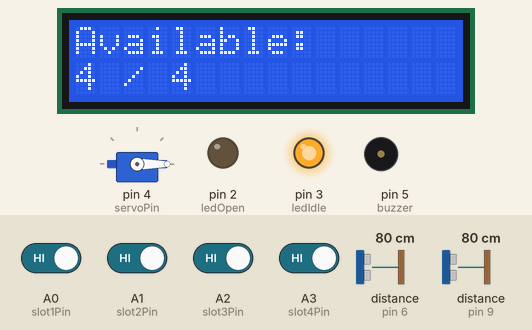
Simulated run of this sketch. Board: Arduino Uno, built for the host (arithmetic inside an expression is 32-bit, double 64-bit). On the bench: 16×2 character LCD, servo, output pins drawn as LEDs (lit = HIGH), buzzer (waves = sounding). Wiring (inferred from the names in the program): 2 × ultrasonic range finder: trigger pin 7, echo pin 6 / trigger pin 8, echo pin 9. Inputs (shaded band) come from the test bench; at power-on: A0 (slot1Pin), A1 (slot2Pin), A2 (slot3Pin), A3 (slot4Pin) HIGH, distance to the obstacle (sensors on pin 6, pin 9) 80 cm. The echo pulse lasts 58.3 µs per cm; pins used as bus, display or sensor lines are not drawn; what the sketch prints to the serial monitor is not drawn.

Above: at 3.2 s.
3.3 s: distance to the obstacle (sensor on pin 6) set to 12 cm
6.3 s: distance to the obstacle (sensor on pin 6) set to 9 cm
At 7.4 s:
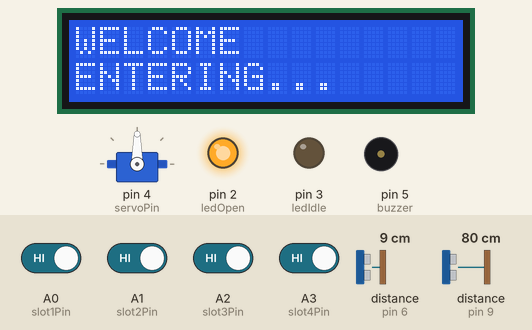
9.3 s: A0 (slot1Pin) driven LOW
At 10.2 s:
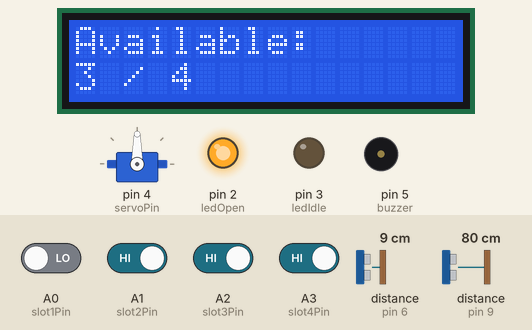
11.0 s: A1 (slot2Pin) driven LOW
At 12.3 s:
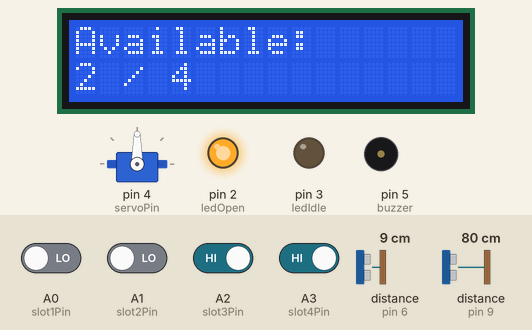
13.0 s: A2 (slot3Pin) driven LOW
At 14.0 s:
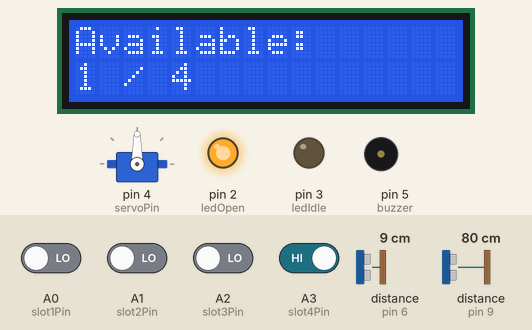
15.0 s: A3 (slot4Pin) driven LOW
At 16.1 s:
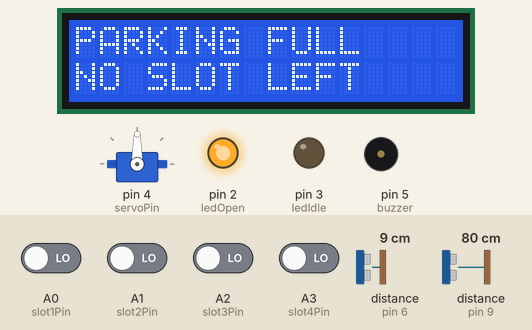
Timing chart, 0 to 18.0 s (numbered marks = the images above; inputs shaded):
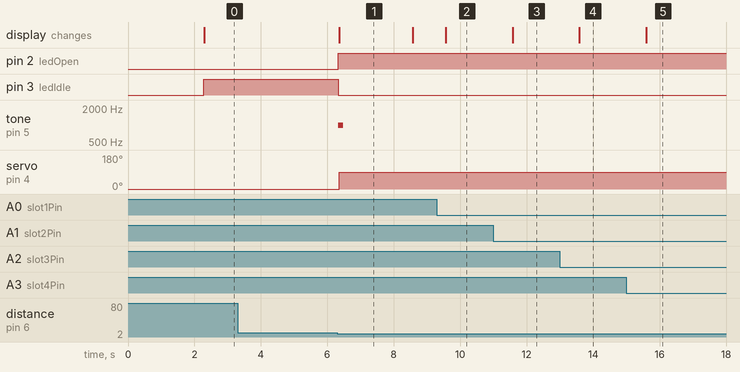

Measured:
- the behaviour switches between 11 and 10 cm on distance to the obstacle (sensor on pin 6) (found by bisection; images 0 and 1)
- after the input at 3.3 s, every drawn part: stays the same
- after the input at 6.3 s, pin 2 (ledOpen): LOW → HIGH at once; pin 3 (ledIdle): HIGH → LOW at once; tone on pin 5 (buzzer): silent → 1000 Hz at once, → silent 0.15 s later; servo on pin 4 (servoPin): 0° → 90° after 0.05 s; the display: changes after 0.06 s (image 1)
- after the input at 9.3 s, the display: changes after 0.27 s (image 2)
- after the input at 11.0 s, the display: changes after 0.58 s (image 3)
- after the input at 13.0 s, the display: changes after 0.59 s (image 4)
- after the input at 15.0 s, the display: changes after 0.60 s (image 5)
- what the display in image 1 shows lasts 2.2 s, from 6.4 s to 8.6 s

The sketch:

ParkSense.ino
```cpp
#include <Wire.h>
#include <LiquidCrystal_I2C.h>
#include <Servo.h>
#include <SoftwareSerial.h>
#include <ArduinoJson.h>

// =========================
// Bluetooth (HC-05)
// =========================
SoftwareSerial BT(10, 11); // RX, TX

// =========================
// LCD + SERVO
// =========================
LiquidCrystal_I2C lcd(0x27, 16, 2);
Servo myservo;

// =========================
// Gate Sensors
// =========================
const int trigPin1 = 7;
const int echoPin1 = 6;

const int trigPin2 = 8;
const int echoPin2 = 9;

// =========================
// IR Slot Sensors (A0–A3)
// =========================
const int slot1Pin = A0;
const int slot2Pin = A1;
const int slot3Pin = A2;
const int slot4Pin = A3;

// =========================
// Outputs
// =========================
const int ledOpen = 2;
const int ledIdle = 3;
const int buzzer = 5;
const int servoPin = 4;

// =========================
// Settings
// =========================
const int distanceThreshold = 10;
const unsigned long BT_SEND_INTERVAL = 500; // Send BT data every 500ms
const unsigned long LCD_UPDATE_INTERVAL = 500; // Update LCD every 500ms

bool entryTriggered = false;
bool exitTriggered = false;

unsigned long lastBTSend = 0;
unsigned long lastLCDUpdate = 0;

// =========================
// Distance Function
// =========================
long getDistance(int trigPin, int echoPin) {
  digitalWrite(trigPin, LOW);
  delayMicroseconds(2);

  digitalWrite(trigPin, HIGH);
  delayMicroseconds(10);

  digitalWrite(trigPin, LOW);

  long duration = pulseIn(echoPin, HIGH, 25000);
  if (duration == 0) return -1;

  return duration * 0.034 / 2;
}

// =========================
// Send Data to BT (JSON Format)
// Format: {"slots":[{"id":"1","status":"occupied"},...],"available":2}
// =========================
void sendBTData(bool s1, bool s2, bool s3, bool s4, int available) {
  StaticJsonDocument<200> doc;

  JsonArray slotsArray = doc.createNestedArray("slots");

  // Add each slot with id and status
  JsonObject slot1 = slotsArray.createNestedObject();
  slot1["id"] = "1";
  slot1["status"] = s1 ? "occupied" : "available";

  JsonObject slot2 = slotsArray.createNestedObject();
  slot2["id"] = "2";
  slot2["status"] = s2 ? "occupied" : "available";

  JsonObject slot3 = slotsArray.createNestedObject();
  slot3["id"] = "3";
  slot3["status"] = s3 ? "occupied" : "available";

  JsonObject slot4 = slotsArray.createNestedObject();
  slot4["id"] = "4";
  slot4["status"] = s4 ? "occupied" : "available";

  doc["available"] = available;

  serializeJson(doc, BT);
  BT.println(); // Send newline to mark end of message

  // Debug to Serial
  serializeJson(doc, Serial);
  Serial.println();
}

// =========================
// SETUP
// =========================
void setup() {
  Serial.begin(9600);
  BT.begin(9600); // HC-05 default baud rate

  lcd.init();
  lcd.backlight();

  pinMode(trigPin1, OUTPUT);
  pinMode(echoPin1, INPUT);
  pinMode(trigPin2, OUTPUT);
  pinMode(echoPin2, INPUT);

  pinMode(slot1Pin, INPUT);
  pinMode(slot2Pin, INPUT);
  pinMode(slot3Pin, INPUT);
  pinMode(slot4Pin, INPUT);

  pinMode(ledOpen, OUTPUT);
  pinMode(ledIdle, OUTPUT);
  pinMode(buzzer, OUTPUT);

  myservo.attach(servoPin);
  myservo.write(0);

  lcd.setCursor(0, 0);
  lcd.print("PARKSENSE");
  lcd.setCursor(0, 1);
  lcd.print("ONLINE!!");
  delay(2000);
  lcd.clear();

  Serial.println("=== ParkSense System Started ===");
}

// =========================
// LOOP
// =========================
void loop() {

  // =========================
  // Read Gate Sensors
  // =========================
  long d1 = getDistance(trigPin1, echoPin1);
  long d2 = getDistance(trigPin2, echoPin2);

  bool entrySensor = (d1 > 0 && d1 < distanceThreshold);
  bool exitSensor  = (d2 > 0 && d2 < distanceThreshold);

  // =========================
  // Read IR Slots
  // =========================
  bool s1 = (digitalRead(slot1Pin) == LOW);
  bool s2 = (digitalRead(slot2Pin) == LOW);
  bool s3 = (digitalRead(slot3Pin) == LOW);
  bool s4 = (digitalRead(slot4Pin) == LOW);

  int occupied = s1 + s2 + s3 + s4;
  int available = 4 - occupied;

  // =========================
  // SEND JSON DATA TO APP 📲 (Non-blocking)
  // =========================
  unsigned long currentTime = millis();
  if (currentTime - lastBTSend >= BT_SEND_INTERVAL) {
    sendBTData(s1, s2, s3, s4, available);
    lastBTSend = currentTime;
  }

  // =========================
  // ENTRY
  // =========================
  if (entrySensor && !entryTriggered && !exitTriggered) {
    entryTriggered = true;

    myservo.write(90);
    digitalWrite(ledOpen, HIGH);
    digitalWrite(ledIdle, LOW);

    tone(buzzer, 1000, 150);

    lcd.clear();
    lcd.setCursor(0, 0);
    lcd.print("WELCOME");
    lcd.setCursor(0, 1);
    lcd.print("ENTERING...");

    delay(2000);
  }

  // =========================
  // EXIT
  // =========================
  if (exitSensor && !exitTriggered && !entryTriggered) {
    exitTriggered = true;

    myservo.write(90);
    digitalWrite(ledOpen, HIGH);
    digitalWrite(ledIdle, LOW);

    tone(buzzer, 1000, 150);

    lcd.clear();
    lcd.setCursor(0, 0);
    lcd.print("GOODBYE");
    lcd.setCursor(0, 1);
    lcd.print("EXITING...");

    delay(1500);
  }

  // =========================
  // RESET GATE
  // =========================
  if (!entrySensor && !exitSensor) {
    entryTriggered = false;
    exitTriggered = false;

    myservo.write(0);
    digitalWrite(ledOpen, LOW);
    digitalWrite(ledIdle, HIGH);
  }

  // =========================
  // LCD SLOT DISPLAY (Non-blocking)
  // =========================
  if (currentTime - lastLCDUpdate >= LCD_UPDATE_INTERVAL) {
    lcd.clear();

    if (available == 0) {
      lcd.setCursor(0, 0);
      lcd.print("PARKING FULL");
      lcd.setCursor(0, 1);
      lcd.print("NO SLOT LEFT");
    } else {
      lcd.setCursor(0, 0);
      lcd.print("Available:");
      lcd.setCursor(0, 1);
      lcd.print(available);
      lcd.print(" / 4");
    }

    lastLCDUpdate = currentTime;
  }
}
```
